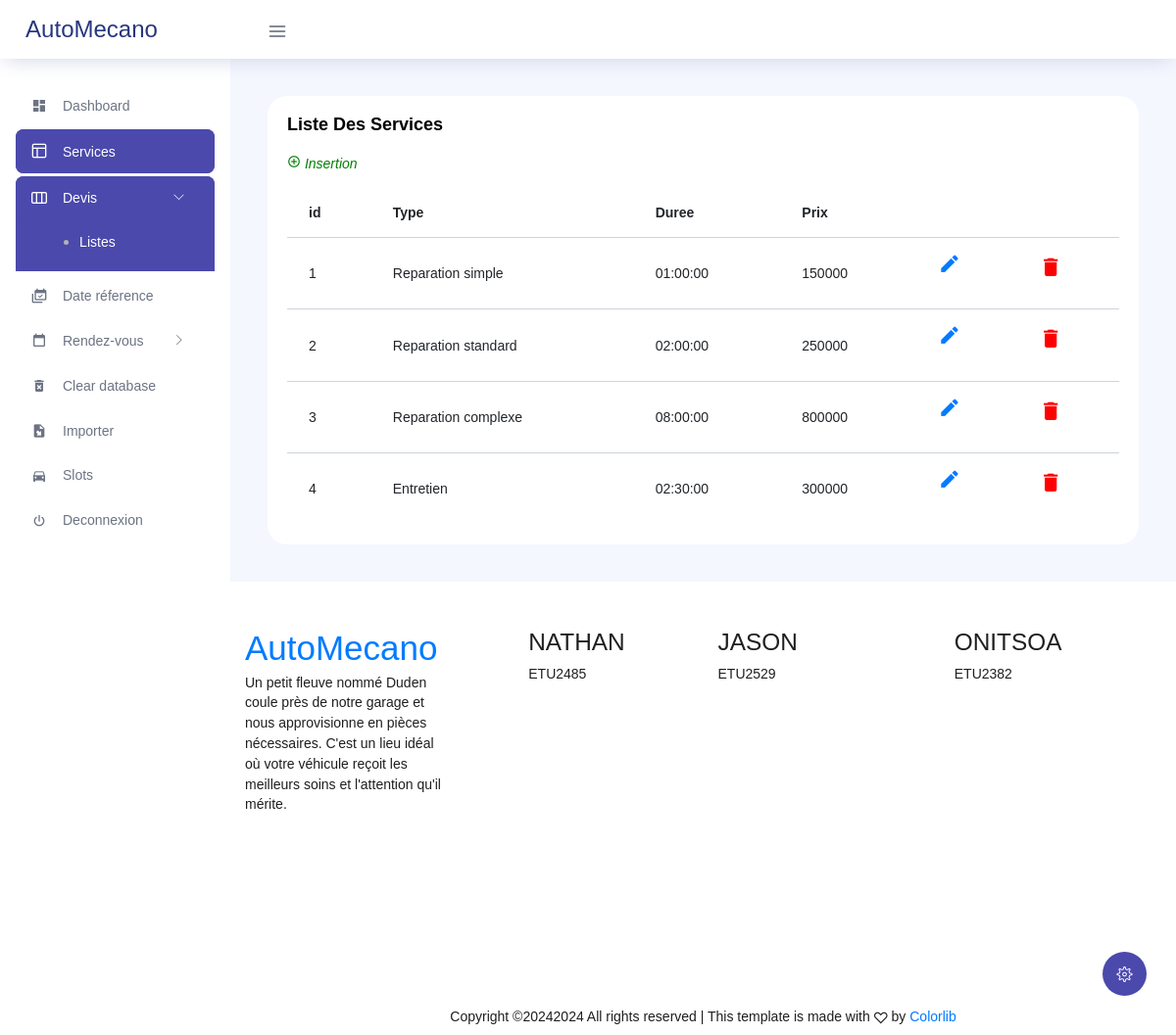
The page /service/list on the database its author committed.
### tables this page shows
CREATE TABLE g_services (
    id INT AUTO_INCREMENT PRIMARY KEY,
    type VARCHAR(50) NOT NULL,
    duree TIME NOT NULL,
    prix INT NOT NULL
);

### application/views/templates/template-admin.php (called while the page is built)
<?php
    $this->load->view("templates/header-admin");
    $this->load->view($contents);
    $this->load->view("templates/footer-admin");
?>

### application/controllers/service.php (called while the page is built, shortened)
<?php
class service extends CI_Controller{
    public function __construct()
    {
        $this->load->model('service_model');
        $this->load->helper('form');
    }
    public function list(){
        $data=array();
        $data['services']=$this->service_model->get_all();
        $data['contents'] = 'list-services';
        $this->load->view('templates/template-admin', $data);
    }
}
?>

### index.php (called while the page is built, shortened)
<?php
require_once BASEPATH.'core/CodeIgniter.php';

### application/models/service_model.php (called while the page is built, shortened)
<?php
class service_model extends CI_Model {
    public function get_all(){
        $query = $this->db->get('g_services');
        return $query->result_array();
    }
}
?>

### application/views/list-services.php (the view)
<div class="main-panel">
    <div class="content-wrapper">
        <div class="card">
                        <div class="card-body">
                        <h4 class="card-title">Liste des services</h4>
                        <p class="card-description">
                            <a style="color:green;" href="form"><i class="mdi mdi-plus-circle-outline"> Insertion</a></i>
                        </p>
                        <div class="table-responsive">
                            <table class="table table-hover">
                            <thead>
                                <tr>
                                <th>id</th>
                                <th>Type</th>
                                <th>Duree</th>
                                <th>Prix</th>
                                <th></th>
                                <th></th>
                                </tr>
                            </thead>
                            <tbody>
                                <?php foreach($services as $service){?>
                                    <tr>
                                        <td><?php echo $service['id'];?></td>
                                        <td><?php echo $service['type'];?></td>
                                        <td><?php echo $service['duree'];?></td>
                                        <td><?php echo $service['prix'];?></td>
                                        <td><h3><a href=<?php echo "form/".$service['id'];?>><i class="mdi mdi-border-color"></i></a></h3></td>
                                        <td><h3><a style="color: red;" href=<?php echo "delete/".$service['id'];?>><i class="mdi mdi-delete"></a></h3></td>
                                    </tr>
                                <?php } ?>
                            </tbody>
                            </table>
                        </div>
                        </div>
                    </div>
    </div>

### application/views/templates/header-admin.php (shortened to what this page needs)
<!DOCTYPE html>
<html lang="en">
<head>
  <link rel="stylesheet" href="<?php echo base_url('assets/vendors/feather/feather.css') ?>">
  <link rel="stylesheet" href="<?php echo base_url('assets/vendors/ti-icons/css/themify-icons.css') ?>">
  <link rel="stylesheet" href="<?php echo base_url('assets/vendors/css/vendor.bundle.base.css') ?>">
  <link rel="stylesheet" href="<?php echo base_url('assets/vendors/datatables.net-bs4/dataTables.bootstrap4.css') ?>">
  <link rel="stylesheet" href="<?php echo base_url('assets/vendors/ti-icons/css/themify-icons.css') ?>">
  <link rel="stylesheet" type="text/css" href="<?php echo base_url('assets/js/select.dataTables.min.css') ?>">
  <link rel="stylesheet" href="<?php echo base_url('assets/vendors/mdi/css/materialdesignicons.min.css') ?>">
  <link rel="stylesheet" href="<?php echo base_url('assets/css/vertical-layout-light/style.css')?>">
  <link rel="stylesheet" href="<?php echo base_url('assets/css/calendrier.css') ?>">
</head>
<body>
  <div class="container-scroller">
    <nav class="navbar col-lg-12 col-12 p-0 fixed-top d-flex flex-row">
      <div class="text-center navbar-brand-wrapper d-flex align-items-center justify-content-center">
        <a class="navbar-brand brand-logo mr-5" href="index.html">AutoMecano</a>
      </div>
      <div class="navbar-menu-wrapper d-flex align-items-center justify-content-end">
        <button class="navbar-toggler navbar-toggler align-self-center" type="button" data-toggle="minimize">
          <span class="icon-menu"></span>
        </button>
      </div>
    </nav>
    <div class="container-fluid page-body-wrapper">
      <div class="theme-setting-wrapper">
        <div id="settings-trigger"><i class="ti-settings"></i></div>
      </div>
      <nav class="sidebar sidebar-offcanvas" id="sidebar">
        <ul class="nav">
          <li class="nav-item">
              <a class="nav-link" href="<?php echo base_url('dashboard')?>">
              <i class="mdi mdi-view-dashboard menu-icon"></i>
              <span class="menu-title">Dashboard</span>
            </a>
          </li>
          <li class="nav-item">
            <a class="nav-link" href="<?php echo base_url('service/list') ?>">
              <i class="icon-layout menu-icon"></i>
              <span class="menu-title">Services</span>
            </a>
          </li>
          <li class="nav-item">
            <a class="nav-link" data-toggle="collapse" href="#form-elements" aria-expanded="false" aria-controls="form-elements">
              <i class="icon-columns menu-icon"></i>
              <span class="menu-title">Devis</span>
              <i class="menu-arrow"></i>
            </a>
            <div class="collapse" id="form-elements">
              <ul class="nav flex-column sub-menu">
                <li class="nav-item"><a class="nav-link" href=<?php echo base_url("devis/list") ?>>Listes</a></li>
              </ul>
            </div>
          </li>
          <li class="nav-item">
            <a class="nav-link" href="<?php echo base_url('configuration')?>">
            <i class="mdi mdi-calendar-multiple-check menu-icon"></i>
            <span class="menu-title">Date réference</span>
          </a>
          </li>
          <li class="nav-item">
            <a class="nav-link" data-toggle="collapse" href="#charts" aria-expanded="false" aria-controls="charts">
              <i class="mdi mdi-calendar-blank menu-icon"></i>
              <span class="menu-title">Rendez-vous</span>
              <i class="menu-arrow"></i>
            </a>
          </li>
          <li class="nav-item">
            <a class="nav-link" href="<?php echo base_url('data/clear') ?>">
            <i class="mdi mdi-delete-forever menu-icon"></i>
            <span class="menu-title">Clear database</span>
          </a>
          </li>
          <li class="nav-item">
            <a class="nav-link" href="<?php echo base_url('import') ?>">
            <i class="mdi mdi-file-import menu-icon"></i>
            <span class="menu-title">Importer</span>
          </a>
          </li>
          <li class="nav-item">
            <a class="nav-link" href="<?php echo base_url('dashboard/slot')?>">
            <i class="mdi mdi-car menu-icon"></i>
            <span class="menu-title">Slots</span>
          </a>
          </li>
          <li class="nav-item">
            <a class="nav-link" href="<?php echo base_url()?>">
            <i class="mdi mdi-power menu-icon"></i>
            <span class="menu-title">Deconnexion</span>
          </a>
          </li>
        </ul>
      </nav>

### application/views/templates/footer-admin.php (shortened to what this page needs)
<footer class="ftco-footer ftco-bg-dark ftco-section">
        <div class="container" style="margin-top: 50px;">
          <div class="row mb-5">
            <div class="col-md">
              <div class="ftco-footer-widget mb-4">
                <h2 class="ftco-heading-2"><a href="#" class="logo">Auto<span>Mecano</span></a></h2>
                <p>Un petit fleuve nommé Duden coule près de notre garage et nous approvisionne en pièces nécessaires. C'est un lieu idéal où votre véhicule reçoit les meilleurs soins et l'attention qu'il mérite.</p>
              </div>
            </div>
            <div class="col-md">
              <div class="ftco-footer-widget mb-4 ml-md-5">
                <h3 class="ftco-heading-2">NATHAN</h3>
                <ul class="list-unstyled">
                  <li>ETU2485</li>
                </ul>
              </div>
            </div>
            <div class="col-md">
               <div class="ftco-footer-widget mb-4">
                <h3 class="ftco-heading-2">JASON</h3>
                <ul class="list-unstyled">
                  <li>ETU2529</li>
                </ul>
              </div>
            </div>
            <div class="col-md">
               <div class="ftco-footer-widget mb-4">
                <h3 class="ftco-heading-2">ONITSOA</h3>
                <ul class="list-unstyled">
                  <li>ETU2382</li>
                </ul>
              </div>
            </div>
          </div>
          <div class="row">
            <div class="col-md-12 text-center">
              <p>
    Copyright ©<script>document.write(new Date().getFullYear());</script>2024 All rights reserved | This template is made with <i class="icon-heart color-danger" aria-hidden="true"></i> by <a href="https://colorlib.com" target="_blank">Colorlib</a>
    </p>
            </div>
          </div>
        </div>
      </footer>
      </div>
    </div>
  </div>
</body>
</html>

### rows shown on the page
g_services: id "1", type "Reparation simple", duree "01:00:00", prix "150000"
g_services: id "2", type "Reparation standard", duree "02:00:00", prix "250000"
g_services: id "3", type "Reparation complexe", duree "08:00:00", prix "800000"
g_services: id "4", type "Entretien", duree "02:30:00", prix "300000"
